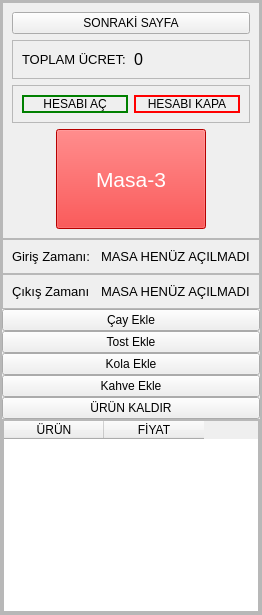
            <widget class="QFrame" name="frame_4">
             <property name="frameShape">
              <enum>QFrame::StyledPanel</enum>
             </property>
             <property name="frameShadow">
              <enum>QFrame::Raised</enum>
             </property>
             <layout class="QHBoxLayout" name="horizontalLayout_12">
              <property name="spacing">
               <number>0</number>
              </property>
              <property name="leftMargin">
               <number>0</number>
              </property>
              <property name="topMargin">
               <number>0</number>
              </property>
              <property name="rightMargin">
               <number>0</number>
              </property>
              <property name="bottomMargin">
               <number>0</number>
              </property>
              <item>
               <widget class="QFrame" name="frame_16">
                <property name="frameShape">
                 <enum>QFrame::StyledPanel</enum>
                </property>
                <property name="frameShadow">
                 <enum>QFrame::Raised</enum>
                </property>
                <layout class="QVBoxLayout" name="verticalLayout_7">
                 <property name="spacing">
                  <number>0</number>
                 </property>
                 <property name="leftMargin">
                  <number>0</number>
                 </property>
                 <property name="topMargin">
                  <number>0</number>
                 </property>
                 <property name="rightMargin">
                  <number>0</number>
                 </property>
                 <property name="bottomMargin">
                  <number>0</number>
                 </property>
                 <item>
                  <widget class="QFrame" name="frame_17">
                   <property name="frameShape">
                    <enum>QFrame::StyledPanel</enum>
                   </property>
                   <property name="frameShadow">
                    <enum>QFrame::Raised</enum>
                   </property>
                   <layout class="QVBoxLayout" name="verticalLayout_8">
                    <item>
                     <widget class="QPushButton" name="sonrakisayfabtn">
                      <property name="text">
                       <string>SONRAKİ SAYFA</string>
                      </property>
                     </widget>
                    </item>
                    <item alignment="Qt::AlignTop">
                     <widget class="QFrame" name="frame_34">
                      <property name="frameShape">
                       <enum>QFrame::StyledPanel</enum>
                      </property>
                      <property name="frameShadow">
                       <enum>QFrame::Raised</enum>
                      </property>
                      <layout class="QHBoxLayout" name="horizontalLayout_21">
                       <item>
                        <widget class="QLabel" name="label_13">
                         <property name="font">
                          <font>
                           <pointsize>10</pointsize>
                          </font>
                         </property>
                         <property name="text">
                          <string>TOPLAM ÜCRET:</string>
                         </property>
                        </widget>
                       </item>
                       <item>
                        <widget class="QLabel" name="toplam3">
                         <property name="font">
                          <font>
                           <pointsize>12</pointsize>
                          </font>
                         </property>
                         <property name="text">
                          <string>0</string>
                         </property>
                        </widget>
                       </item>
                      </layout>
                     </widget>
                    </item>
                    <item>
                     <widget class="QFrame" name="frame_18">
                      <property name="frameShape">
                       <enum>QFrame::StyledPanel</enum>
                      </property>
                      <property name="frameShadow">
                       <enum>QFrame::Raised</enum>
                      </property>
                      <layout class="QHBoxLayout" name="horizontalLayout_9">
                       <item>
                        <widget class="QPushButton" name="hesapac3">
                         <property name="styleSheet">
                          <string notr="true">border:2px solid green;
border-radius:10px;
</string>
                         </property>
                         <property name="text">
                          <string>HESABI AÇ</string>
                         </property>
                        </widget>
                       </item>
                       <item>
                        <widget class="QPushButton" name="hesapkapa3">
                         <property name="styleSheet">
                          <string notr="true">border:2px solid red;
border-radius:10px;
</string>
                         </property>
                         <property name="text">
                          <string>HESABI KAPA</string>
                         </property>
                        </widget>
                       </item>
                      </layout>
                     </widget>
                    </item>
                    <item alignment="Qt::AlignHCenter">
                     <widget class="QPushButton" name="masa3">
                      <property name="minimumSize">
                       <size>
                        <width>150</width>
                        <height>100</height>
                       </size>
                      </property>
                      <property name="maximumSize">
                       <size>
                        <width>150</width>
                        <height>100</height>
                       </size>
                      </property>
                      <property name="font">
                       <font>
                        <pointsize>16</pointsize>
                       </font>
                      </property>
                      <property name="styleSheet">
                       <string notr="true">background-color:red;
color:white;</string>
                      </property>
                      <property name="text">
                       <string>Masa-3</string>
                      </property>
                     </widget>
                    </item>
                   </layout>
                  </widget>
                 </item>
                 <item alignment="Qt::AlignTop">
                  <widget class="QFrame" name="frame_19">
                   <property name="frameShape">
                    <enum>QFrame::StyledPanel</enum>
                   </property>
                   <property name="frameShadow">
                    <enum>QFrame::Raised</enum>
                   </property>
                   <layout class="QHBoxLayout" name="horizontalLayout_10">
                    <item>
                     <widget class="QLabel" name="label_5">
                      <property name="font">
                       <font>
                        <pointsize>10</pointsize>
                       </font>
                      </property>
                      <property name="text">
                       <string>Giriş Zamanı:</string>
                      </property>
                     </widget>
                    </item>
                    <item>
                     <widget class="QLabel" name="giriszamani3">
                      <property name="font">
                       <font>
                        <pointsize>10</pointsize>
                       </font>
                      </property>
                      <property name="text">
                       <string>MASA HENÜZ AÇILMADI</string>
                      </property>
                     </widget>
                    </item>
                   </layout>
                  </widget>
                 </item>
                 <item alignment="Qt::AlignTop">
                  <widget class="QFrame" name="frame_20">
                   <property name="frameShape">
                    <enum>QFrame::StyledPanel</enum>
                   </property>
                   <property name="frameShadow">
                    <enum>QFrame::Raised</enum>
                   </property>
                   <layout class="QHBoxLayout" name="horizontalLayout_11">
                    <item>
                     <widget class="QLabel" name="label_6">
                      <property name="font">
                       <font>
                        <pointsize>10</pointsize>
                       </font>
                      </property>
                      <property name="text">
                       <string>Çıkış Zamanı</string>
                      </property>
                     </widget>
                    </item>
                    <item>
                     <widget class="QLabel" name="cikiszamani3">
                      <property name="font">
                       <font>
                        <pointsize>10</pointsize>
                       </font>
                      </property>
                      <property name="text">
                       <string>MASA HENÜZ AÇILMADI</string>
                      </property>
                     </widget>
                    </item>
                   </layout>
                  </widget>
                 </item>
                 <item>
                  <widget class="QPushButton" name="cay3">
                   <property name="text">
                    <string>Çay Ekle</string>
                   </property>
                  </widget>
                 </item>
                 <item>
                  <widget class="QPushButton" name="tost3">
                   <property name="text">
                    <string>Tost Ekle</string>
                   </property>
                  </widget>
                 </item>
                 <item>
                  <widget class="QPushButton" name="kola3">
                   <property name="text">
                    <string>Kola Ekle</string>
                   </property>
                  </widget>
                 </item>
                 <item>
                  <widget class="QPushButton" name="kahve3">
                   <property name="text">
                    <string>Kahve Ekle</string>
                   </property>
                  </widget>
                 </item>
                 <item>
                  <widget class="QPushButton" name="sil3">
                   <property name="text">
                    <string>ÜRÜN KALDIR</string>
                   </property>
                  </widget>
                 </item>
                 <item>
                  <widget class="QFrame" name="frame_21">
                   <property name="frameShape">
                    <enum>QFrame::StyledPanel</enum>
                   </property>
                   <property name="frameShadow">
                    <enum>QFrame::Raised</enum>
                   </property>
                   <layout class="QHBoxLayout" name="horizontalLayout_43">
                    <property name="spacing">
                     <number>0</number>
                    </property>
                    <property name="leftMargin">
                     <number>0</number>
                    </property>
                    <property name="topMargin">
                     <number>0</number>
                    </property>
                    <property name="rightMargin">
                     <number>0</number>
                    </property>
                    <property name="bottomMargin">
                     <number>0</number>
                    </property>
                    <item>
                     <widget class="QTableWidget" name="table3">
                      <property name="maximumSize">
                       <size>
                        <width>500</width>
                        <height>300</height>
                       </size>
                      </property>
                      <property name="frameShape">
                       <enum>QFrame::StyledPanel</enum>
                      </property>
                      <column>
                       <property name="text">
                        <string>ÜRÜN</string>
                       </property>
                      </column>
                      <column>
                       <property name="text">
                        <string>FİYAT</string>
                       </property>
                      </column>
                     </widget>
                    </item>
                   </layout>
                  </widget>
                 </item>
                </layout>
               </widget>
              </item>
             </layout>
            </widget>
